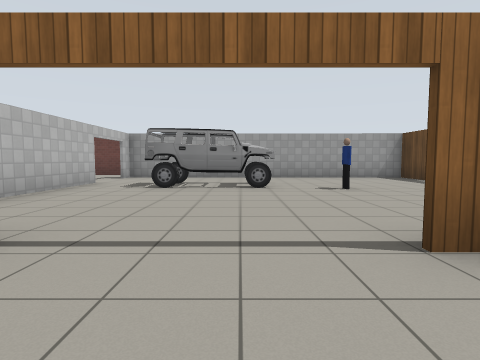
view 1 (above)

24 first-person views from a walk through a Gazebo world. The camera is 1 m above the floor, tilts 4° down and sees 80° across. Floor lines are 1 m apart. The floor is counted in squares, 2 m on a side. Each view is taken from the middle of a square. On the plan, view 1 faces up. The plan holds only what a view shows up to about 9 squares ahead; the rest is blank. The robots in the file are not drawn. Simple patterns stand in for the simulator's built-in surfaces. Simple shapes stand in for some stock models.

view 2
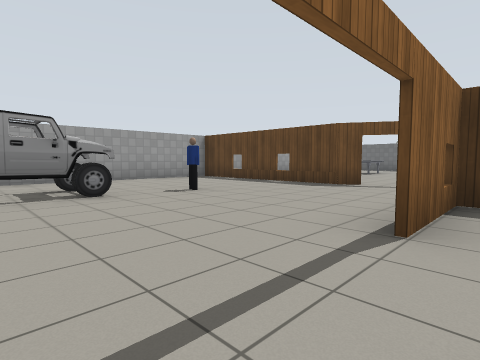

view 3
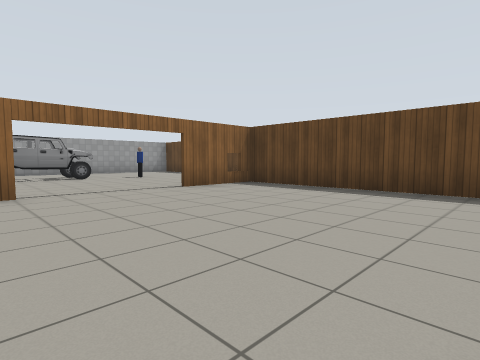

view 4
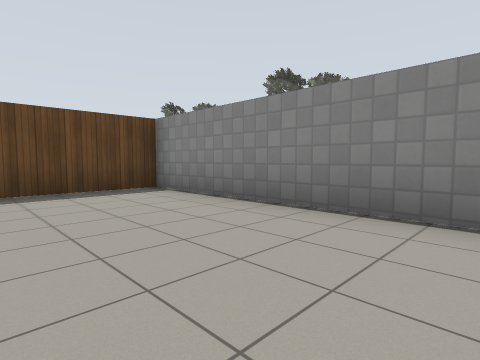

view 5
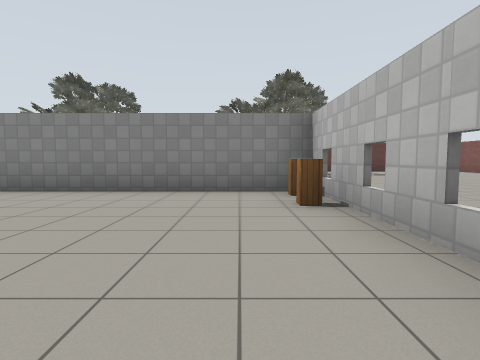

view 6
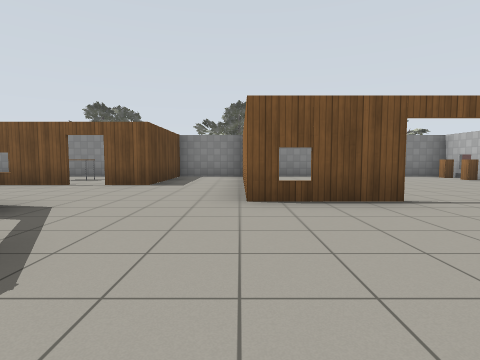

view 7
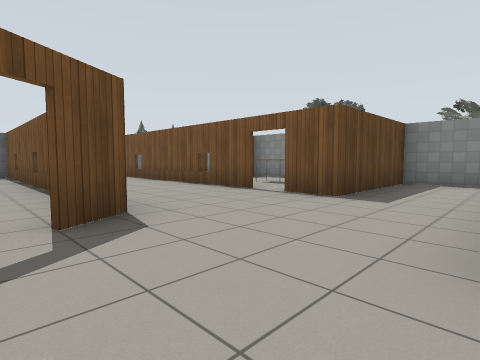

view 8
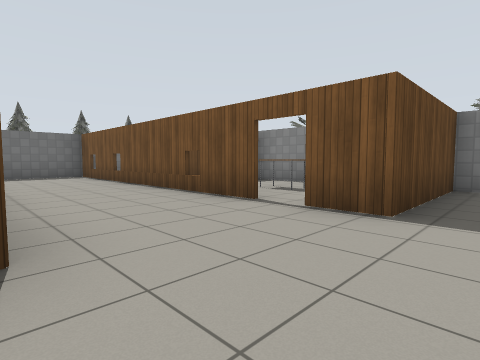

view 9
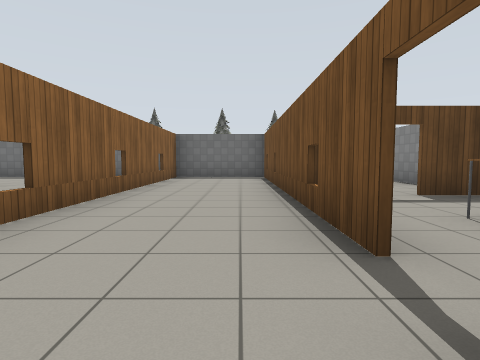

view 10
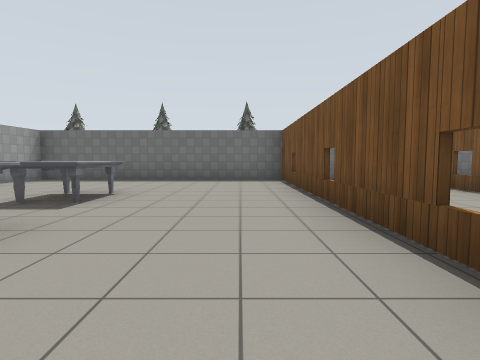

view 11
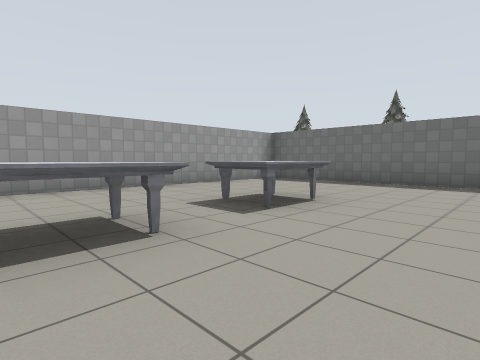

view 12
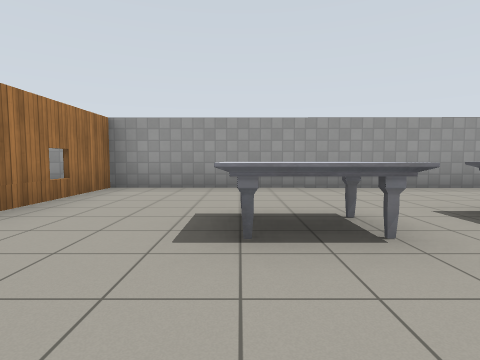

view 13
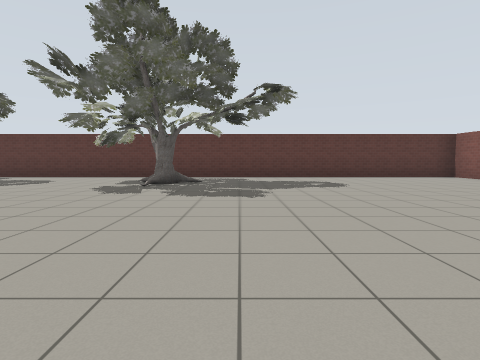

view 14
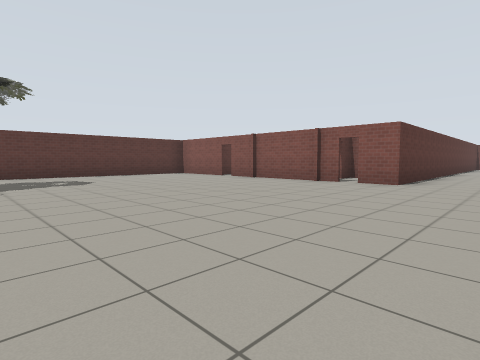

view 15
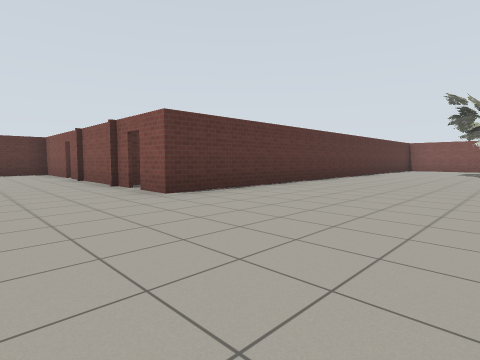

view 16
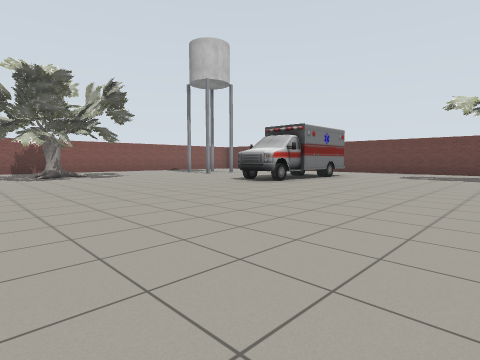

view 17
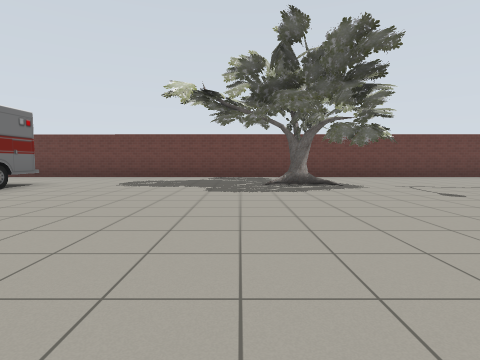

view 18
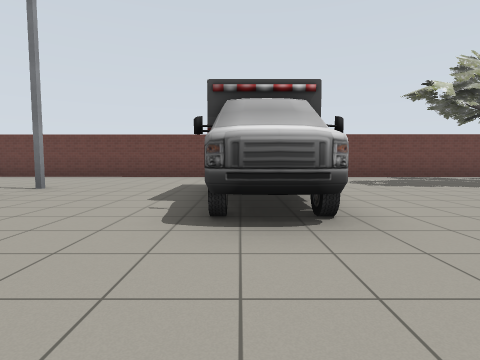

view 19
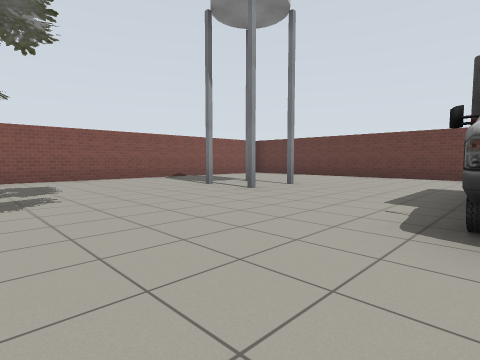

view 20
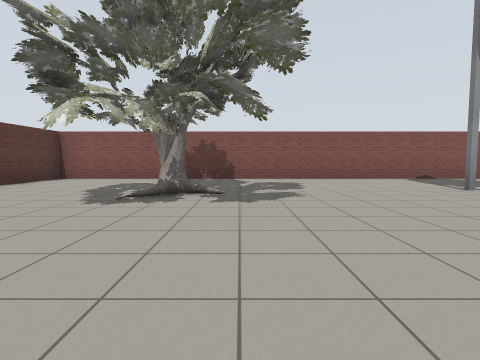

view 21
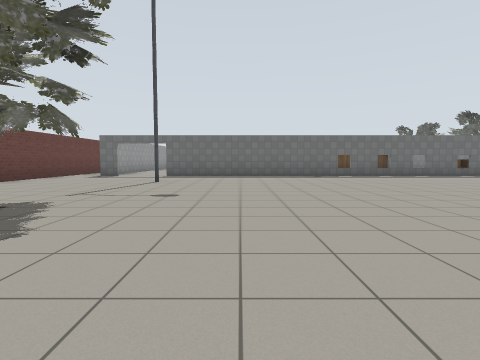

view 22
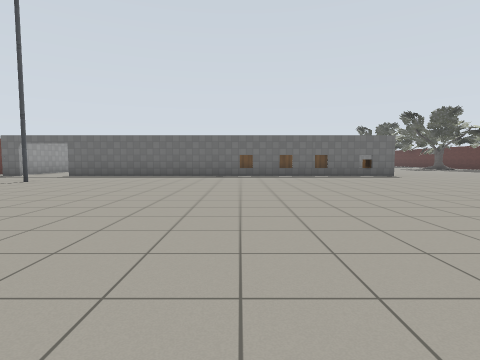

view 23
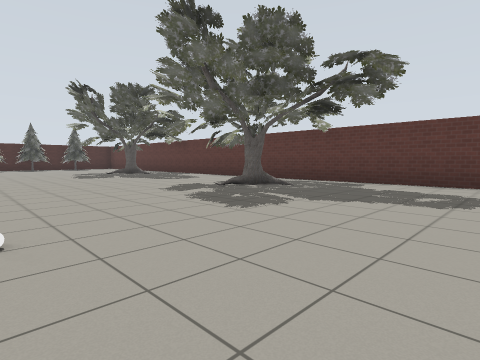

view 24
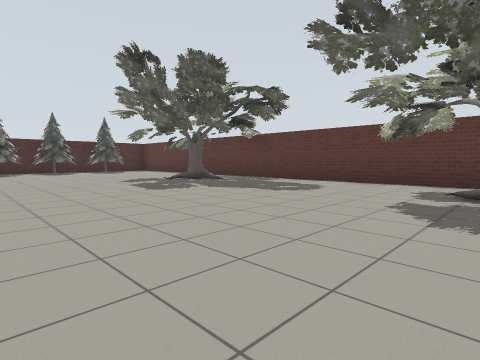

### Floor plan
Points are (right, up) in squares from view 1. A wall is a line through its corners. A room is listed if a view was taken in it or the views show most of it. See-through windows are left out.
Room 1 (views 1, 2, 3, 4, 5)
walls: (-3.2, -0.3) (-3.2, -1.5); (2.8, -3.8) (2.8, 1.5) (1, 1.5); (-3.2, -3.7) (3, -3.7)
ways out: open door at (0, 2) to room 2
Room 2 (views 6, 7, 8)
walls: (1, 1.6) (3, 1.6); (4.8, 3.3) (4.6, 3.7) (4.6, 8.2); (-3.2, 6.2) (-3.2, 3.7); (4.9, 8.2) (-3.2, 8.2)
ways out: open door at (0, 2) to room 1; opening at (4, 2) to room 3; open door at (-3, 7) to room 5
objects: car (-1, 5) to (0, 6); person (2, 5)
Room 3 (view 9)
walls: (6.4, -0.7) (13.4, -0.7); (5.7, 1.8) (5.3, 2.6); (2.9, 1.2) (2.9, -0.8); (13.3, -1) (13.3, 1.9); (13.4, 1.8) (7.1, 1.8); (3, -3.7) (4.8, -3.7) (4.8, -0.7) (5.8, -0.7)
ways out: opening at (4, 2) to room 2; open door at (5, 3) to room 4; open door at (6, -1) to room 6
Room 4 (views 10, 11, 12)
walls: (7.2, 1.9) (13.4, 1.9); (13.3, 1.9) (13.3, 8.1) (4.9, 8.2); (4.7, 8.2) (4.7, 5.7)
ways out: open door at (5, 3) to room 3
objects: marble table (7, 5) to (8, 5); marble table (10, 5)
Room 5 (views 13, 14, 15, 16, 17, 18, 19, 20, 21, 22, 23, 24)
walls: (-3.2, -1.5) (-3.2, 6.2); (-11.2, -5) (-11.2, -8.6); (-3.2, 7.6) (-3.2, 8.4); (-11.2, -9) (-11.2, -11.4) (9.5, -11.4); (-2.9, 9.4) (-23.1, 9.5); (-18, -3.7) (-11.2, -3.7) (-11.2, -4.6); (-23.6, 7.5) (-23.6, -3.7) (-21.6, -3.7)
ways out: open door at (-3, 7) to room 2; open door at (-22, -4); open door at (-11, -9); open door at (-11, -5)
objects: tower (-21, 6); oak tree (-20, -1) to (-19, 0); ambulance (-16, 3) to (-15, 6); oak tree (-10, 6) to (-8, 7); lamp (-5, 6); oak tree (-4, -10) to (-2, -9); cabinet (-3, -3); cabinet (-3, -2); other object (1, -5); oak tree (3, -10) to (5, -9); oak tree (9, -10) to (11, -9); pine tree (14, -6) to (15, -6); pine tree (14, 0) to (15, 1); pine tree (14, 3) to (15, 3)
Room 6 (no view inside)
walls: (7, -3.7) (9, -3.7); (9, -1.9) (9, -1); (9, -3.6) (9, -2.5)
ways out: open door at (6, -1) to room 3; open door at (9, -2)
objects: table (7, -2)

Positions as (right, up) in squares from view 1, and headings:
1: (0, 0), facing up
2: (-1, 1), facing up-right
3: (-2, -3), facing up-right
4: (-2, -1), facing down-right
5: (-2, 1), facing down
6: (3, 5), facing down
7: (3, 3), facing down-right
8: (4, 2), facing down-right
9: (5, 0), facing right
10: (6, 3), facing right
11: (7, 3), facing up-right
12: (7, 3), facing up
13: (-5, -3), facing down
14: (-5, -2), facing down-left
15: (-9, 0), facing down-left
16: (-11, -2), facing up-left
17: (-11, 1), facing up
18: (-16, 1), facing up
19: (-16, 1), facing up-left
20: (-16, 1), facing left
21: (-12, 4), facing right
22: (-12, 1), facing right
23: (-1, -5), facing down-right
24: (3, -5), facing down-right
